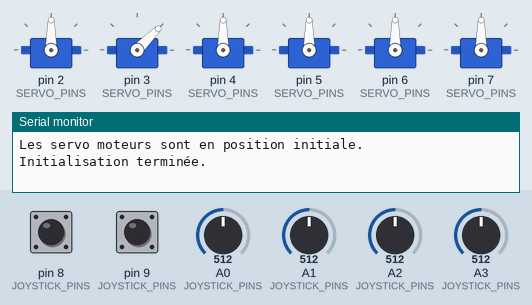
This sketch was run on a simulated Arduino Uno, built with avr-gcc and run on an emulated ATmega328P. On the bench: 6 × servo, the last lines printed to the serial monitor. The inputs (shaded band) are chosen by the test bench; at power-on: A0 (JOYSTICK_PINS) = 512, A1 (JOYSTICK_PINS) = 512, A2 (JOYSTICK_PINS) = 512, pin 8 (JOYSTICK_PINS) HIGH, pin 9 (JOYSTICK_PINS) HIGH, A3 (JOYSTICK_PINS) = 512.

Above: at 2.8 s.
2.9 s: A0 (JOYSTICK_PINS) set to 209
4.7 s: A0 (JOYSTICK_PINS) set to 188
At 6.5 s:
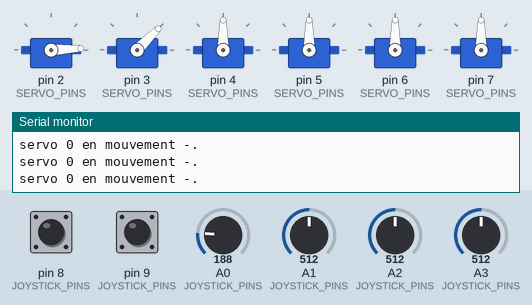
6.8 s: A1 (JOYSTICK_PINS) set to 214
9.8 s: A1 (JOYSTICK_PINS) set to 186
At 9.97 s:
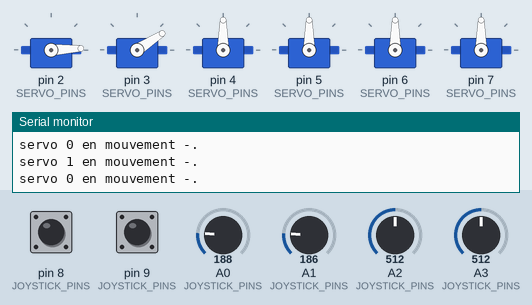
At 11.4 s:
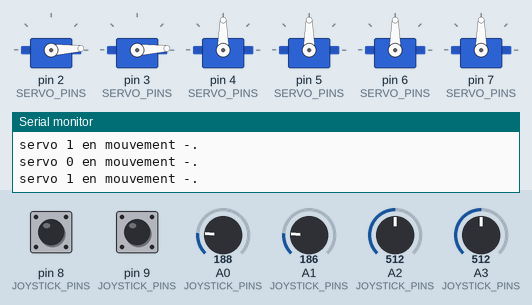
12.8 s: A2 (JOYSTICK_PINS) set to 206
14.3 s: A2 (JOYSTICK_PINS) set to 189
At 17.4 s:
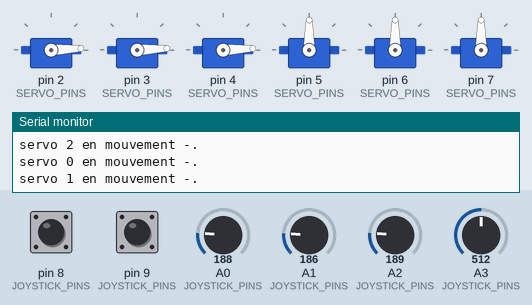
Timing chart, 0 to 18.3 s (numbered marks = the images above; inputs shaded):
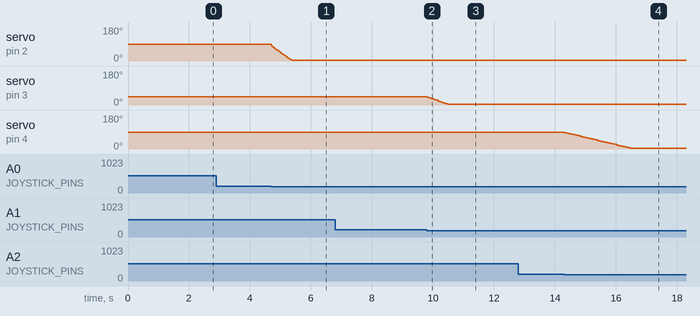

The sketch:

main.ino
```cpp
#include "MyServo.h"
#include "MyJoystick.h"

#define NB_SERVOS 6
#define NB_JOYSTICKS 2

void SetPositionInitiale(MyServo servos[])
{
	// Mettre les servos dans leurs positions initiales
	for (int i = 0; i < NB_SERVOS; i++)
	{
		servos[i].SetPosition(servos[i].getAngle());
	}

	delay(2000);
	Serial.println("Les servo moteurs sont en position initiale.");
}

void controlArmWithJoystick(MyJoystick joysticks[], MyServo servos[])
{
	for (int joy = 0; joy < NB_JOYSTICKS; joy++) // On boucle sur les joysticks
	{
		for (int axe = 0; axe < 2; axe++) // On boucle sur les axes des joysticks
		{
			joysticks[joy].getValues();
			int servoId = joy << 1 | axe;
			if (joysticks[joy].getRawValues()[axe] > 900)
			{
				servos[servoId].SetPlus();
				String message = "servo " + String(servoId) + " en mouvement +.";
				Serial.println(message);
			}

			if (joysticks[joy].getRawValues()[axe] < 200)
			{
				servos[servoId].SetMoins();
				String message = "servo " + String(servoId) + " en mouvement -.";
				Serial.println(message);
			}
		}
	}
}

void setup() // vide et c'est normal.
{
}

void loop()
{
	// Initialisation des constantes, broches de la carte
	const int SERVO_PINS[] = {2, 3, 4, 5, 6, 7};
	const int INITIAL_ANGLES[] = {90, 45, 90, 90, 90, 90};
	const int JOYSTICK_PINS[][3] = {{A0, A1, 8}, {A2, A3, 9}};

	// Création des objets de la classe MyServo et MyJoystick
	MyServo servos[NB_SERVOS] = {
		MyServo(SERVO_PINS[0], INITIAL_ANGLES[0]),
		MyServo(SERVO_PINS[1], INITIAL_ANGLES[1]),
		MyServo(SERVO_PINS[2], INITIAL_ANGLES[2]),
		MyServo(SERVO_PINS[3], INITIAL_ANGLES[3]),
		MyServo(SERVO_PINS[4], INITIAL_ANGLES[4]),
		MyServo(SERVO_PINS[5], INITIAL_ANGLES[5])};

	MyJoystick joysticks[NB_JOYSTICKS] = {
		MyJoystick(JOYSTICK_PINS[0][0], JOYSTICK_PINS[0][1], JOYSTICK_PINS[0][2]),
		MyJoystick(JOYSTICK_PINS[1][0], JOYSTICK_PINS[1][1], JOYSTICK_PINS[1][2])};

	// --- setup ----
	Serial.begin(9600);			 // Initialisation de la communication série à 9600 bauds
	SetPositionInitiale(servos); // On met les servos moteurs à leur positions initiales. Important que pour la position réelle du bras soit la même que servo.angle
	Serial.println("Initialisation terminée.");

	while (true) // Code executé en boucle par le microcontrôleur.
	{
		controlArmWithJoystick(joysticks, servos); // On contrôle le bras avec les joysticks
		// joysticks[0].testJoystick(); // On teste le joystick 1
		// servos[0].testServo(3, 10);  // On teste le servo 1
		yield();
	}
}
```

MyCom.cpp
```cpp
#include <Arduino.h>

// Define structure for communication values
struct ComValues
{
    int x;
    int y;
    float t;
};

ComValues *readSerial()
// On attend un message de la forme "12,12,0.4\n"
// Ce qui correpond à x,y,t
{
    static ComValues values;

    if (Serial.available() > 0)
    {
        String message = Serial.readStringUntil('\n');
        int pos1 = message.indexOf(',');
        int pos2 = message.indexOf(',', pos1 + 1);

        values.x = message.substring(0, pos1).toInt();
        values.y = message.substring(pos1 + 1, pos2).toInt();
        values.t = message.substring(pos2 + 1).toFloat();

        // Affichage des valeurs reçues
        Serial.print("Angle 1: ");
        Serial.print(values.x);
        Serial.print(" Angle 2: ");
        Serial.print(values.y);
        Serial.print(" Time: ");
        Serial.println(values.t);

        return &values;
    }
    return nullptr;
}
```

MyJoystick.cpp
```cpp
#include "MyJoystick.h"

MyJoystick::MyJoystick(int pinAxeX, int pinAxeY, int bp) // Constructeur de la classe MyServo
{
    PIN_AXE_X = pinAxeX; // On initialise le pin de l'axe X
    PIN_AXE_Y = pinAxeY; // On initialise le pin de l'axe Y
    PIN_BP = bp;         // On initialise le pin du bouton poussoir

    pinMode(PIN_AXE_X, INPUT); // définition du pin comme une entrée
    pinMode(PIN_AXE_Y, INPUT);
    pinMode(PIN_BP, INPUT);
    digitalWrite(PIN_BP, HIGH); // Activation de la résistance de Pull-Up interne de la carte Uno
}

void MyJoystick::getValues() // Fonction pour réupérer les valeurs des joysticks
{
    xValue = analogRead(PIN_AXE_X);
    yValue = analogRead(PIN_AXE_Y);
    BPValue = digitalRead(PIN_BP);
    rawValues[0] = xValue;
    rawValues[1] = yValue;
    rawValues[2] = BPValue;
}

void MyJoystick::testJoystick() // Fonction pour tester le joystick
{
    getValues();
    Serial.print("xValue = ");
    Serial.print(xValue);
    Serial.print(" yValue = ");
    Serial.print(yValue);
    Serial.print(" BPValue = ");
    Serial.println(BPValue);
}

// Méthodes pour obtenir les valeurs des axes et du bouton
int MyJoystick::getXValue() const // const pour dire que la fonction ne modifie pas la valeur.
{
    return xValue;
}

int MyJoystick::getYValue() const
{
    return yValue;
}

int MyJoystick::getBPValue() const
{
    return BPValue;
}

int *MyJoystick::getRawValues() const
{
    return (int *)rawValues;
}
```

MyJoystick.h
```cpp
#include <Arduino.h>

#ifndef MyJoystick_h
#define MyJoystick_h

class MyJoystick
{
public:
    // Constructeur de la classe MyJoystick
    MyJoystick(int pinAxeX, int pinAxeY, int bp);

    // Fonction pour récupérer les valeurs des joysticks
    void getValues();

    // Fonction pour tester le joystick
    void testJoystick();

    // Fonctions pour obtenir les valeurs des axes et du bouton
    int getXValue() const;
    int getYValue() const;
    int getBPValue() const;
    int *getRawValues() const;

private:
    int PIN_AXE_X;    // Broche de l'axe X
    int PIN_AXE_Y;    // Broche de l'axe Y
    int PIN_BP;       // Broche du bouton poussoir
    int xValue;       // Valeur de l'axe X
    int yValue;       // Valeur de l'axe Y
    int BPValue;      // Valeur du bouton poussoir
    int rawValues[3]; // Tableau pour stocker les valeurs des axes et du bouton
};

#endif
```

MyServo.cpp
```cpp
#include "MyServo.h" // On inclut le fichier d'en-tête de la classe MyServo

MyServo::MyServo(int pin, int angleInitial) // Constructeur de la classe MyServo
{
    pinServo = pin;         // On initialise le pin des servo moteurs à 0
    angle = angleInitial;   // On initialise l'angle initial des servo moteurs
    servo = Servo();        // On crée un objet de la classe Servo pour chaque servo moteur
    servo.attach(pinServo); // On attache chaque servo moteur à son pin
}

void MyServo::SetPosition(int consigne) // Fonction pour asservir les servo moteurs à un certain angle.
{
    if (consigne > 0 && consigne < 180) // On vérifie que l'angle donné est dans la plage de fonctionneent des servo moteurs.
    {
        // servo.attach(getPin()); // On attache le servo moteur à son pin
        servo.write(consigne); // On asservit le servo moteur à un angle donné
        angle = consigne;      // On met à jour l'angle du servo moteur
        lastActiveTime = millis();
    }
}

void MyServo::SetPlus()
{
    if (angle < 180 - PAS) // Si l'angle du servo moteur est inférieur à 180 degrés
    {
        // servo.attach(pinServo);
        angle = angle + PAS; // On incrémente l'angle de PAS degré
        servo.write(angle);  // On asservit le servo moteur à l'angle donné
        lastActiveTime = millis();
    }
}

void MyServo::SetMoins()
{
    if (angle > 0 + PAS) // Si l'angle du servo moteur est supérieur à 0 degrés
    {
        // servo.attach(pinServo);
        angle = angle - PAS; // On décrémente l'angle de PAS degré
        servo.write(angle);  // On asservit le servo moteur à l'angle donné
        lastActiveTime = millis();
    }
}

void MyServo::testServo(int pas, int pause) // Fonction pour tester le servo moteur
{
    // boucle de 0 à 180 degrés
    for (int i = angle; i <= 180; i += pas)
    {
        SetPosition(i); // On asservit le servo moteur à un angle donné
        delay(pause);   // On attend la durée spécifiée par 'pause'
    }
    // boucle de 180 à 0 degrés
    for (int i = 180; i >= 0; i -= pas)
    {
        SetPosition(i); // On asservit le servo moteur à un angle donné
        delay(pause);   // On attend la durée spécifiée par 'pause'
    }
}

int MyServo::getAngle() const // Fonction pour obtenir l'angle actuel des servo moteurs
{
    return angle; // On retourne l'angle actuel des servo moteurs
}

int MyServo::getPas() const // Fonction pour obtenir le pas des servo moteurs
{
    return PAS; // On retourne le pas des servo moteurs
}

int MyServo::getPin() const // Fonction pour obtenir le pin des servo moteurs
{
    return pinServo; // On retourne le pin des servo moteurs
}

void MyServo::detach() // Fonction pour détacher le servo moteur de son pin
{
    servo.detach(); // On détache le servo moteur de son pin
}
```

MyServo.h
```cpp
#include <Arduino.h>
#include <Servo.h> // On inclut la librairie Servo pour pouvoir utiliser les fonctions de la classe Servo

#ifndef MyServo_h
#define MyServo_h

class MyServo
{
public:
    MyServo(int pin, int angle);        // Constructeur de la classe MyServo
    void SetPosition(int position);     // Fonction pour asservir les servo moteurs à un certain angle.
    void SetPlus();                     // Fonction pour augmenter l'angle des servo moteurs
    void SetMoins();                    // Fonction pour diminuer l'angle des servo moteurs
    void testServo(int pas, int pause); // Fonction pour tester le servo moteur
    void detach();                      // Fonction pour détacher le servo moteur de son pin

    int getAngle() const; // Fonction pour obtenir l'angle actuel des servo moteurs
    int getPas() const;   // Fonction pour obtenir le pas des servo moteurs
    int getPin() const;   // Fonction pour obtenir le pin des servo moteurs

private:
    Servo servo;                  // On crée un objet de la classe Servo pour chaque servo moteur
    int pinServo;                 // On garde le pin de chaque servo moteur dans une variable
    int angle;                    // On garde l'angle des servo moteurs dans une variable
    int PAS = 3;                  // On définit de combien le servo moteur va bouger à chaque incrémentation/décrémentation
    unsigned long lastActiveTime; // On garde le temps de la dernière action sur le servo moteur
};

#endif
```

Measured:
- the behaviour switches between 200 and 199 on A0 (JOYSTICK_PINS) (found by bisection; images 0 and 1)
- the behaviour switches between 200 and 199 on A1 (JOYSTICK_PINS) (found by bisection; images 1 and 2)
- the behaviour switches between 200 and 199 on A2 (JOYSTICK_PINS) (found by bisection; images 3 and 4)
- after the input at 2.9 s, every drawn part: stays the same
- after the input at 4.7 s, servo on pin 2 (SERVO_PINS): moves from 90° to 3° over 0.66 s, starting at once
- after the input at 9.8 s, servo on pin 3 (SERVO_PINS): moves from 45° to 3° over 0.68 s, starting at once
- after the input at 14.3 s, servo on pin 4 (SERVO_PINS): moves from 90° to 3° over 2.2 s, starting at once
